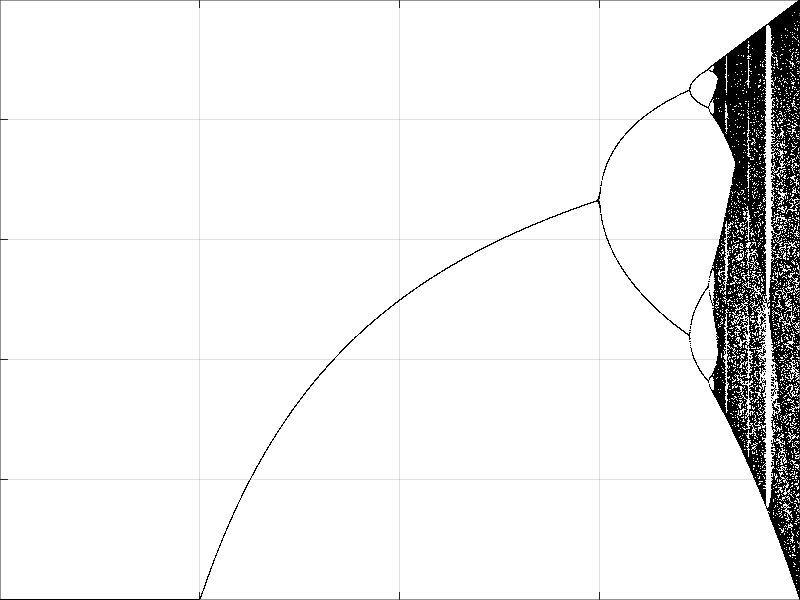

Here is the MATLAB script that generated this plot:
% Logistics Map 
%       Classic chaos example. Plots semi-stable values of
%       x(n+1) = r*x(n)*(1-x(n)) as r increases to 4.
%
% Michael Hanchak, Dayton OH, USA, 2011

clear
scale = 10000; % determines the level of rounding
maxpoints = 200; % determines maximum values to plot
N = 3000; % number of "r" values to simulate
a = 0.0; % starting value of "r"
b = 4; % final value of "r"... anything higher diverges.
rs = linspace(a,b,N); % vector of "r" values
M = 500; % number of iterations of logistics equation

% Loop through the "r" values
for j = 1:length(rs)
    
    r=rs(j); % get current "r"
    x=zeros(M,1); % allocate memory
    x(1) = 0.5; % initial condition (can be anything from 0 to 1)
    
    for i = 1:M, % iterate
        x(i+1) = r*x(i)*(1-x(i));
    end
    % only save those unique, semi-stable values
    out{j} = unique(round(scale*x(end-maxpoints:end)));
end

% Rearrange cell array into a large n-by-2 vector for plotting
data = [];

for k = 1:length(rs)
    n = length(out{k});
    arrayOfNLinesForSpecific_r_Value = [rs(k) * ones(n,1)];
    unique_x_ValuesForEvery_r_Value = [arrayOfNLinesForSpecific_r_Value, out{k} / scale];
    data = [data;  unique_x_ValuesForEvery_r_Value];
end

%size(data)
% Plot the data
figure();clf
h=plot(data(:,1),data(:,2),'k.');
set(h,'markersize',1)
axis tight
set(gca,'units','normalized','position',[0 0 1 1])
set(gcf,'color','white')
%axis off
grid on